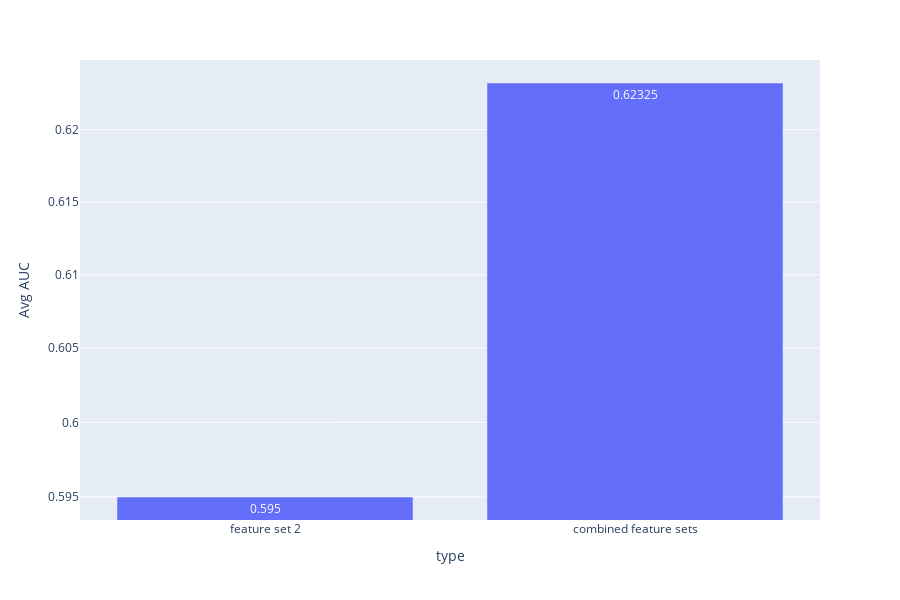

Notebook source saved alongside this figure:
### Markdown cell above
base

Average AUC 0.5954133904825681 [0.5958294030975526, 0.5577001999854292, 0.6327105683647226]

with quality

Average AUC 0.6230716920518676 [0.626021897635188, 0.6089814591630749, 0.6342117193573399]

with quality and height

Average AUC 0.6232507416825211 [0.6264257709166112, 0.6090664417576013, 0.634260012373351]

### Code cell
import plotly.express as px
l1 = ['feature set 2', 'combined feature sets']
l2 = [.595, .62325]
df1 = pd.DataFrame([l1,l2]).T
df1.columns = ['type', 'Avg AUC']
df1.plot(kind = 'bar', x = 'type', y = 'Avg AUC')
fig = px.bar(df1, x="type", y="Avg AUC", text ="Avg AUC", log_y=True )
fig.show()

### Figure 1 — Plotly figure (JSON) as saved in the notebook; plotly's stock layout.template omitted (floating-point values rounded to 4 significant figures)
{"data": [{"alignmentgroup": "True", "hoverlabel": {"namelength": 0}, "hovertemplate": "type=%{x}<br>Avg AUC=%{text}", "legendgroup": "", "marker": {"color": "#636efa"}, "name": "", "offsetgroup": "", "orientation": "v", "showlegend": false, "text": [0.595, 0.6232], "textposition": "auto", "type": "bar", "x": ["feature set 2", "combined feature sets"], "xaxis": "x", "y": [0.595, 0.6232], "yaxis": "y"}], "layout": {"barmode": "relative", "height": 600, "legend": {"tracegroupgap": 0}, "margin": {"t": 60}, "xaxis": {"anchor": "y", "domain": [0, 1], "title": {"text": "type"}}, "yaxis": {"anchor": "x", "domain": [0, 1], "title": {"text": "Avg AUC"}, "type": "log"}}}
